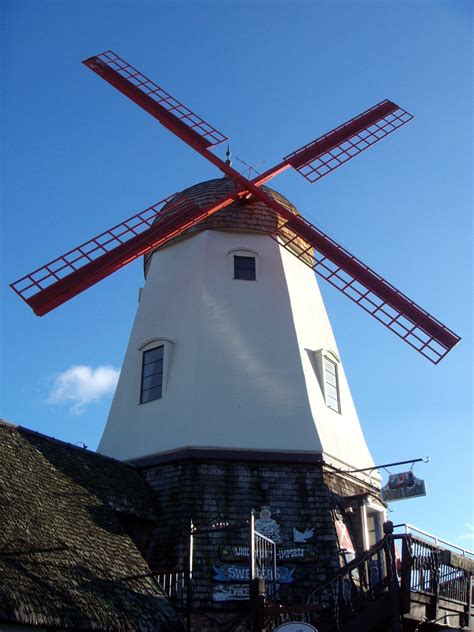
#> input picture example_objects/windmill/windmill03.jpeg, 474 x 632 px; its folder holds 3 pictures in this run
$ python improved.py
#> lines starting #> are read from the running program, lines starting #| are printed output that depends on the picture
### img2ansi.py
import math
import subprocess
from PIL import Image
import sys
import functools


# a (messy) python port of https://github.com/dom111/image-to-ansi, converting it into a nice cmd program
# TODO: do the unicode thing

colour_mapping = []

# convert a colour to one that can be displayed in a shitty terminal (sorry guys)
# [50 lines left out: functions _rgb_to_256, _pix_to_escape, not called in this run]

# convert the two row's colors to a escape sequence (unicode does two rows at a time)
def _dual_pix_to_escape(r1, r2, g1, g2, b1, b2, is_256):
    if is_256:
        return '\x1b[48;5;{}m\x1b[38;5;{}m▄'.format(_rgb_to_256(r1,g1,b1), _rgb_to_256(r2, g2, b2))
    else:
        return '\x1b[48;2;{};{};{}m\x1b[38;2;{};{};{}m▄'.format(r1,g1,b1, r2,g2,b2)

def _toAnsi(img, oWidth, is_unicode=False, is_256=False):
    destWidth = img.width
    destHeight = img.height
    # produce a scale if the image is too big
    if destWidth > oWidth:
        scale = destWidth / oWidth
        destWidth = oWidth
        destHeight = math.floor(destHeight/scale)

    # trim the height to an even number of pixels (we draw two rows at a time in the unicode version)
    if is_unicode:
        destHeight -= destHeight % 2

    # resize to new size (i don't care about resizing method, can be nearest neighbour for all i care (default afaik))
    img = img.resize((destWidth, destHeight))
    # where the converted string will be put in
    ansi_string = ''

    yit = iter(range(destHeight))
    for y in yit:
        for x in range(destWidth):
            r,g,b = map(str, img.getpixel((x, y)))
            if is_unicode:
                # the next row's pixel
                rprime, gprime, bprime = map(str, img.getpixel((x, y+1)))
                ansi_string += _dual_pix_to_escape(r,rprime, g, gprime, b, bprime, is_256)
            else:
                ansi_string += _pix_to_escape(r,g,b, is_256)
        # line ending, reset colours
        ansi_string += '\x1B[0m\n'
        if is_unicode:
            # skip a row because we do two rows at once
            next(yit, None)

    return ansi_string

def convert(filename, is_unicode=False, is_256=False, width=40):
    # open the img, but convert to rgb because this fails if grayscale (assumes pixels are at least triplets)
    im = Image.open(filename).convert('RGB')
    stringo = _toAnsi(im, oWidth=width, is_unicode=is_unicode, is_256=is_256)
    return stringo

# [2 lines that do not run on import are left out]

### improved.py
import random
import string
import sys
import subprocess
import imghdr
import os
import json
import re

# my beautiful library
import img2ansi

# return a number of image filenames that we can asciify
def get_image_filenames(word, directory, quantity=3):
#> called with word = 'windmill', directory = './example_objects', quantity = 3
    prefix = os.path.join(directory, word)
    basenames = list(map(lambda x: x.name, os.scandir(prefix)))
    ret = []
    for bname in random.sample(basenames, quantity):
        ret.append(os.path.join(prefix, bname))
    return ret

# each folder represents an image type
def pick_subject(directory):
    obj_names = [x.name for x in os.scandir(directory)]
    return random.choice(obj_names)

# the version that uses my library
def colour_ascii(filename):
    s = img2ansi.convert(filename, is_unicode=True, is_256=False, width=80)
#> in convert, im is the input picture: PIL image 474x632 RGB; mean R, G, B 81.7, 110.5, 146.8
#> in _toAnsi, `img = img.resize((destWidth, destHeight))`:
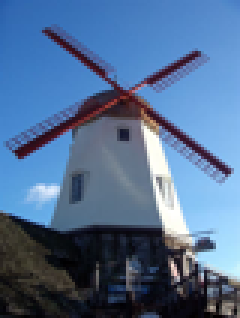
#> img: PIL image 80x106 RGB (shown 3 times larger); mean R, G, B 81.6, 110.5, 146.7
    return s

def levenshtein_distance(s1, s2):
    if len(s1) > len(s2):
        s1, s2 = s2, s1

    distances = range(len(s1) + 1)
    for i2, c2 in enumerate(s2):
        distances_ = [i2+1]
        for i1, c1 in enumerate(s1):
            if c1 == c2:
                distances_.append(distances[i1])
            else:
                distances_.append(1 + min((distances[i1], distances[i1 + 1], distances_[-1])))
        distances = distances_
    return distances[-1]

def correct_word(attempt, correct):
    return levenshtein_distance(attempt, correct) <= 2

if __name__ == "__main__":
    # try:
        directory = "./example_objects"
        word = pick_subject(directory)
        filenames = get_image_filenames(word, directory)
        for f in filenames:
            print(colour_ascii(f))
#> (the run stopped early here; a loop or call above may not have finished)
